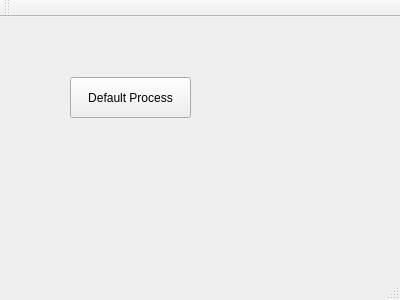
<?xml version="1.0" encoding="UTF-8"?>
<ui version="4.0">
 <class>MainWindow</class>
 <widget class="QMainWindow" name="MainWindow">
  <property name="geometry">
   <rect>
    <x>0</x>
    <y>0</y>
    <width>400</width>
    <height>300</height>
   </rect>
  </property>
  <property name="windowTitle">
   <string>MainWindow</string>
  </property>
  <widget class="QWidget" name="centralWidget">
   <widget class="QPushButton" name="processButton">
    <property name="geometry">
     <rect>
      <x>70</x>
      <y>60</y>
      <width>121</width>
      <height>41</height>
     </rect>
    </property>
    <property name="text">
     <string>Default Process</string>
    </property>
   </widget>
  </widget>
  <widget class="QMenuBar" name="menuBar">
   <property name="geometry">
    <rect>
     <x>0</x>
     <y>0</y>
     <width>400</width>
     <height>20</height>
    </rect>
   </property>
  </widget>
  <widget class="QToolBar" name="mainToolBar">
   <attribute name="toolBarArea">
    <enum>TopToolBarArea</enum>
   </attribute>
   <attribute name="toolBarBreak">
    <bool>false</bool>
   </attribute>
  </widget>
  <widget class="QStatusBar" name="statusBar"/>
 </widget>
 <layoutdefault spacing="6" margin="11"/>
 <resources/>
 <connections/>
</ui>
